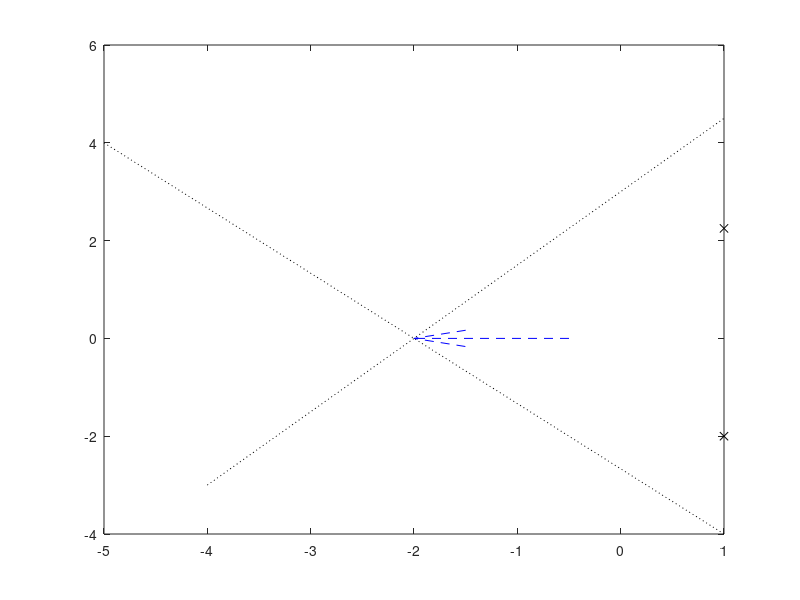

Write the MATLAB code that produced this figure. (Note: this script raises an error after producing the figure.)
switch 5
    case 1 %degen 1
        xs = [1.5 1; 1 2];
        plot(xs(1,:),xs(2,:),'kx');
        hold on
        plot([0 2],[4 0],'k:');
        x=linspace(0,2.5);
        y=-0.2*cos(2*x)+1.5;
        %ydot=0.4*sin(2*x)
        plot(x,y,'r');
        point=[1.1791, 1.1791-.1, 1.1791+.1];
        pointy=-2.*point+4;
        plot(point,pointy,'b*');
        ydot=0.4*sin(2*point);
        %quiver(point,pointy,1,ydot,'b');
        axis([0.5 1.75 0.75 2.25])
        point2=0.75;
        point2y=-0.2*cos(2*point2)+1.5;
        plot([xs(1,1),point2],[xs(2,1),point2y],'k:',[xs(1,2),point2],[xs(2,2),point2y],'k:');
        plot(point2,point2y,'c*')
        set(gca,'xtick',[])
        set(gca,'ytick',[])
        hold off
        clear
    case 2 %degen 2
        xs = [1 1.2;1 1.7];
        plot(xs(1,:),xs(2,:),'kx');
        hold on
        x=linspace(0,2.5);
        y=-0.2*cos(4*x)+1.5;
        plot(x,y,'r');
        point = 0.7854;
        pointy = -0.2*cos(4*point)+1.5;%1.7 , slope -3.2618, 0.30657
        plot([xs(1,1),point],[xs(2,1),pointy],'k:',[xs(1,2),point],[xs(2,2),pointy],'k:');
        plot(point,pointy,'b*');
        q=quiver(point, pointy, 0.2, 0, 0,'b');
        q.MaxHeadSize = 0.5;
        q2=quiver(xs(1,1),xs(2,1),-0.14,-0.14*0.30657,0,'k');
        q2.MaxHeadSize = 0.5;
        hold off
        axis([0.4 1.6 0.8 2])
        set(gca,'xtick',[])
        set(gca,'ytick',[])
        clear
    case 3 %prop 1
        xs = [0.5 1; 1.5, -2];
        plot(xs(1,:),xs(2,:),'kx');
        hold on
        point=[-0.5,0];
        plot([-4,1],[-3,4.5],':k',[-5,1],[4,-4],'k:');%slope 1.5, -1.333; -2/3, 0.75
        q=quiver(point(1),point(2),1.5,0,0,'r');
        q.MaxHeadSize = 0.5;
        q2=quiver(point(1),point(2),-1.5,0,0,'--r');
        q2.MaxHeadSize = 0.5;
        q3=quiver(xs(1,1),xs(2,1),-0.5385-.5,2.192-1.5,0,'k');
        q3.MaxHeadSize = 0.5;
        q4=quiver(xs(1,2),xs(2,2),0.04-1,-2.72+2,0,'k');
        q4.MaxHeadSize = 0.5;
        plot(point(1),point(2),'r*');
        hold off
        axis([-3.5 3.5 -3.5 3.5]);
        set(gca,'xtick',[])
        set(gca,'ytick',[])
        clear
    case 4 %prop 2
        xs = [1.5 -.5; 2 -2];
        plot(xs(1,:),xs(2,:),'kx');
        hold on
        point = [-1;1.5];
        plot(0,0,'b*');
        plot([0,xs(1,1)],[0,xs(2,1)],'b',[0,xs(1,2)],[0,xs(2,2)],'b');
        plot([-3.5,4],[1,2.5],'k:',[-1.5,0],[5,-5.5],'k:');
        plot(point(1),point(2),'r*');
        hold off
        axis([-3 3 -3 3]);
        set(gca,'xtick',[])
        set(gca,'ytick',[])
        clear
    case 5 %2d planar solution
        xs = [1 1 1.1875; 2.25, -2, -2.25];
        plot(xs(1,1:2),xs(2,1:2),'kx');
        hold on
        %plot(xs(1,3),xs(2,3),'rx');
        point=[-0.5,0];
        plot([-4,1],[-3,4.5],':k',[-5,1],[4,-4],'k:');%slope 1.5, -1.333; -2/3, 0.75
        %plot([-2,4],[4.2502,-3.7498],'r:');
        %q=quiver(point(1),point(2),0,2.25,0,'--r');
        %q=quiver(point(1),point(2), 0, 2.25, 0,'--r');
        %q.MaxHeadSize = 0.5;
        q2=quiver(point(1),point(2),-1.5,0,0,'--b');
        q2.MaxHeadSize = 0.5;
        q3=quiver(xs(1,1),xs(2,1),-0.5385-.5,2.192-1.5,0,'k');
        q3.MaxHeadSize = 0.5;
        q4=quiver(xs(1,2),xs(2,2),0.04-1,-2.72+2,0,'k');
        q4.MaxHeadSize = 0.5;
        %q5=quiver(xs(1,3),xs(2,3),2.2676-1.1875,-1.44+2.25,0,'r');
        %q5.MaxHeadSize = 0.5;
        plot(point(1),point(2),'b*');
        hold off
        axis([-3.5 3.5 -3.5 3.5]);
        set(gca,'xtick',[])
        set(gca,'ytick',[])
        clear
    case 6 %2d parallel incorrect
        xs = [1 1 1.1875; 2.25, -2, -2.25];
        plot(xs(1,1:2),xs(2,1:2),'kx');
        hold on
        plot(xs(1,3),xs(2,3),'rx');
        point=[-0.5,0];
        plot([-4,1],[-3,4.5],':k');%slope 1.5, -1.333; -2/3, 0.75
        plot([-2,4],[4.2502,-3.7498],'r:');
        q=quiver(point(1),point(2), 0, 2.25, 0,'--r');
        q.MaxHeadSize = 0.5;
        q3=quiver(xs(1,1),xs(2,1),-0.5385-.5,2.192-1.5,0,'k');
        q3.MaxHeadSize = 0.5;
        q5=quiver(xs(1,3),xs(2,3),2.2676-1.1875,-1.44+2.25,0,'r');
        q5.MaxHeadSize = 0.5;
        plot(point(1),point(2),'k*');
        hold off
        axis([-3.5 3.5 -3.5 3.5]);
        set(gca,'xtick',[])
        set(gca,'ytick',[])
        clear
end